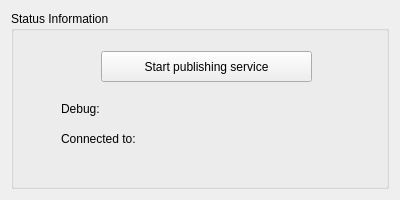
<?xml version="1.0" encoding="UTF-8"?>
<ui version="4.0">
 <class>benchmark_server</class>
 <widget class="QMainWindow" name="benchmark_server">
  <property name="geometry">
   <rect>
    <x>0</x>
    <y>0</y>
    <width>400</width>
    <height>200</height>
   </rect>
  </property>
  <property name="minimumSize">
   <size>
    <width>400</width>
    <height>200</height>
   </size>
  </property>
  <property name="maximumSize">
   <size>
    <width>400</width>
    <height>200</height>
   </size>
  </property>
  <property name="windowTitle">
   <string>benchmark_server</string>
  </property>
  <widget class="QWidget" name="centralWidget">
   <layout class="QVBoxLayout" name="verticalLayout">
    <item>
     <widget class="QGroupBox" name="groupBox">
      <property name="title">
       <string>Status Information</string>
      </property>
      <widget class="QLabel" name="label">
       <property name="geometry">
        <rect>
         <x>50</x>
         <y>120</y>
         <width>221</width>
         <height>16</height>
        </rect>
       </property>
       <property name="text">
        <string>Connected to:</string>
       </property>
      </widget>
      <widget class="QPushButton" name="startService_pushButton">
       <property name="geometry">
        <rect>
         <x>90</x>
         <y>40</y>
         <width>211</width>
         <height>31</height>
        </rect>
       </property>
       <property name="text">
        <string>Start publishing service</string>
       </property>
      </widget>
      <widget class="QLabel" name="label_2">
       <property name="geometry">
        <rect>
         <x>50</x>
         <y>90</y>
         <width>61</width>
         <height>15</height>
        </rect>
       </property>
       <property name="text">
        <string>Debug:</string>
       </property>
      </widget>
      <widget class="QLabel" name="debugStatus_label">
       <property name="geometry">
        <rect>
         <x>170</x>
         <y>90</y>
         <width>61</width>
         <height>15</height>
        </rect>
       </property>
       <property name="text">
        <string/>
       </property>
      </widget>
     </widget>
    </item>
   </layout>
  </widget>
 </widget>
 <layoutdefault spacing="6" margin="11"/>
 <resources/>
 <connections/>
</ui>
